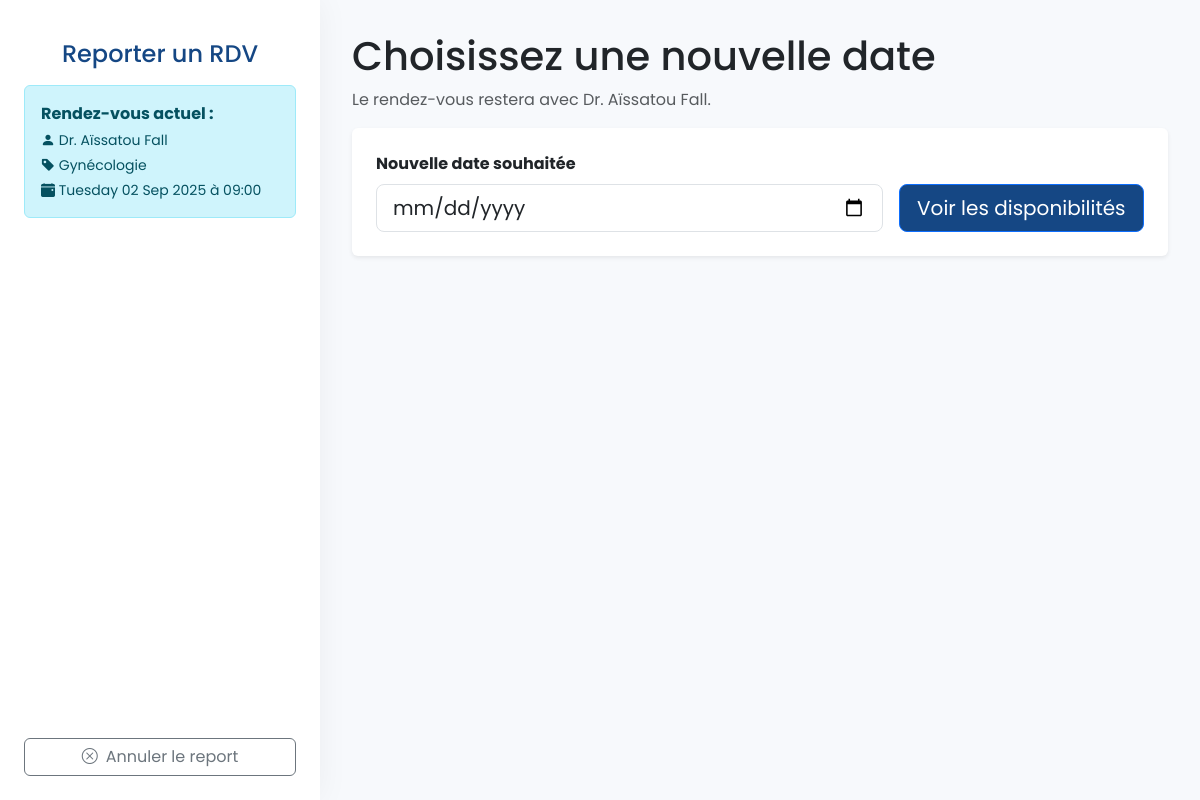
/patient/reporter_rdv.php?id_rdv=1 (signed in), run on the app's committed database.
### tables this page shows
CREATE TABLE `rendez_vous` (
  `id_rdv` int(11) NOT NULL,
  `date_heure_rdv` datetime NOT NULL,
  `statut` varchar(50) NOT NULL DEFAULT 'Confirmé',
  `id_patient_fk` int(11) NOT NULL,
  `id_personnel_fk` int(11) NOT NULL
);

CREATE TABLE `personnel` (
  `id_personnel` int(11) NOT NULL,
  `nom` varchar(100) NOT NULL,
  `prenom` varchar(100) NOT NULL,
  `email` varchar(255) NOT NULL,
  `mot_de_passe` varchar(255) NOT NULL,
  `id_specialite_fk` int(11) DEFAULT NULL,
  `role` varchar(50) NOT NULL DEFAULT 'medecin',
  `derniere_activite` datetime DEFAULT NULL
);

CREATE TABLE `specialites` (
  `id_specialite` int(11) NOT NULL,
  `nom_specialite` varchar(100) NOT NULL
);

### patient/reporter_rdv.php (the view, shortened to what this page needs)
<?php
require_once '../includes/db_connect.php';
$id_patient = $_SESSION['user_id'];
$id_rdv_a_reporter = $_GET['id_rdv'];
try {
    $sql = "
        SELECT r.*, p.nom, p.prenom, s.nom_specialite AS specialite
        FROM rendez_vous r
        JOIN personnel p ON r.id_personnel_fk = p.id_personnel
        LEFT JOIN specialites s ON p.id_specialite_fk = s.id_specialite
        WHERE r.id_rdv = ? AND r.id_patient_fk = ?
    ";
    $stmt = $pdo->prepare($sql);
    $stmt->execute([$id_rdv_a_reporter, $id_patient]);
    $rdv_actuel = $stmt->fetch();
} catch (PDOException $e) {
    die("Erreur de base de données : " . $e->getMessage());
}
?>
<!DOCTYPE html>
<html lang="fr">
<head>
    <link href="https://cdn.jsdelivr.net/npm/bootstrap@5.3.3/dist/css/bootstrap.min.css" rel="stylesheet">
    <link rel="stylesheet" href="https://cdn.jsdelivr.net/npm/bootstrap-icons@1.11.3/font/bootstrap-icons.min.css">
</head>
<body>
    <div class="wrapper d-flex vh-100">
        <nav id="sidebar" class="p-4 d-flex flex-column">
            <h4 class="text-center my-3" style="color: var(--primary-blue);">Reporter un RDV</h4>
            <div class="alert alert-info">
                <p class="fw-bold mb-1">Rendez-vous actuel :</p>
                <p class="small mb-1"><i class="bi bi-person-fill"></i> Dr. <?= htmlspecialchars($rdv_actuel['prenom'] . ' ' . $rdv_actuel['nom']) ?></p>
                <p class="small mb-1"><i class="bi bi-tag-fill"></i> <?= htmlspecialchars($rdv_actuel['specialite']) ?></p>
                <p class="small mb-0"><i class="bi bi-calendar-event-fill"></i> <?= strftime('%A %d %b %Y à %H:%M', strtotime($rdv_actuel['date_heure_rdv'])) ?></p>
            </div>
            <div class="mt-auto">
                <a href="mes_rdv.php" class="btn btn-outline-secondary w-100"><i class="bi bi-x-circle me-2"></i>Annuler le report</a>
            </div>
        </nav>
        <div class="main-content flex-grow-1">
            <h1>Choisissez une nouvelle date</h1>
            <p class="text-muted">Le rendez-vous restera avec Dr. <?= htmlspecialchars($rdv_actuel['prenom'] . ' ' . $rdv_actuel['nom']) ?>.</p>
            <div class="card p-4 shadow-sm border-0">
                <form action="reporter_rdv.php?id_rdv=<?= $id_rdv_a_reporter ?>" method="POST">
                    <div class="row g-3 align-items-end">
                        <div class="col-md-8">
                            <label for="date_rdv" class="form-label fw-bold">Nouvelle date souhaitée</label>
                            <input type="date" class="form-control form-control-lg" id="date_rdv" name="date_rdv" required min="<?= date('Y-m-d') ?>">
                        </div>
                        <div class="col-md-4">
                            <button type="submit" class="btn btn-primary w-100 btn-lg" style="background-color: var(--primary-blue);">Voir les disponibilités</button>
                        </div>
                    </div>
                </form>
            </div>
        </div>
    </div>
</body>
</html>

### patient/reporter_rdv.php (style rules this page uses)
:root { --primary-blue: #154784; --secondary-green: #25A795; --light-gray-bg: #F7F9FC; --font-family: 'Poppins', sans-serif; }
body { background-color: var(--light-gray-bg); font-family: var(--font-family); }
.wrapper { display: flex; }
#sidebar { min-width: 320px; background: white; box-shadow: 0 0 30px rgba(0,0,0,0.05); }
.main-content { width: 100%; padding: 2rem; }

### data on the page
rendez_vous: id_personnel_fk.nom "Aïssatou Fall", specialites.nom_specialite "Gynécologie", date_heure_rdv "Tuesday 02 Sep 2025 à 09:00"
